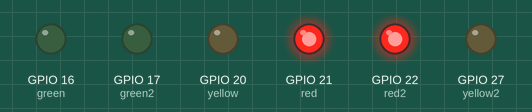
Simulated run of this program. Board: Raspberry Pi (BCM pin numbers). On the bench: output pins drawn as LEDs (lit = HIGH).

Above: at 1.5 s.
At 3.5 s:
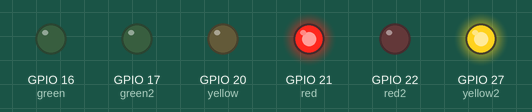
At 5.5 s:
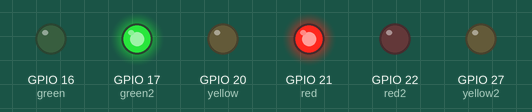
At 7.5 s:
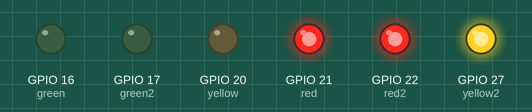
At 11.5 s:
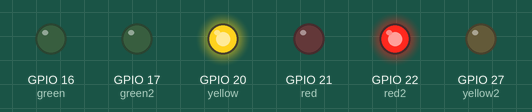
At 13.5 s:
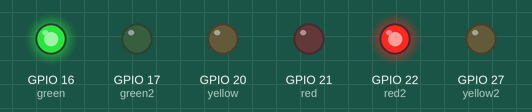
Timing chart, 0 to 18.4 s (numbered marks = the images above):
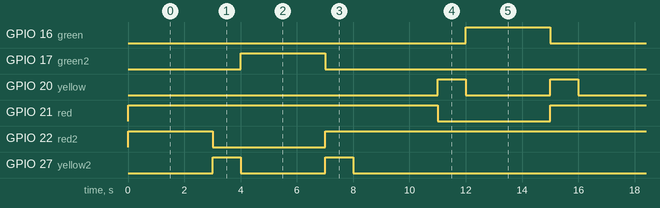

Measured:
- by itself, GPIO 16 (green), GPIO 17 (green2): alternates HIGH for 3.0 s and LOW for 13.0 s
- by itself, GPIO 20 (yellow): LOW → HIGH at 11.0 s, → LOW 1.0 s later, → HIGH 3.0 s later, → LOW 1.0 s later, … (8 changes in this stretch)
- by itself, GPIO 21 (red): alternates HIGH for 11.5 s and LOW for 4.0 s
- by itself, GPIO 22 (red2): repeats every 16.0 s: LOW 4.0 s, HIGH 12.0 s
- by itself, GPIO 27 (yellow2): repeats every 16.0 s: LOW 3.0 s, HIGH 1.0 s, LOW 11.0 s, HIGH 1.0 s

The program:

Lyskryds.py
```python
from gpiozero import LED
from time import sleep

green = LED(16)
green2 = LED(17)
yellow = LED(20)
yellow2 = LED(27)
red = LED(21)
red2 = LED(22)


delay = 3
delay2 = 1

while True:
    red.on()
    red2.on()
    sleep(delay)
    red2.off()
    yellow2.on()
    sleep(delay2)
    yellow2.off()
    green2.on()
    sleep(delay)

    green2.off()
    yellow2.on()
    red2.on()
    sleep(delay2)
    yellow2.off()

    red.on()
    sleep(delay)
    red.off()
    yellow.on()
    sleep(delay2)
    yellow.off()
    green.on()
    sleep(delay)

    green.off()
    yellow.on()
    red.on()
    sleep(delay2)
    yellow.off()
```
